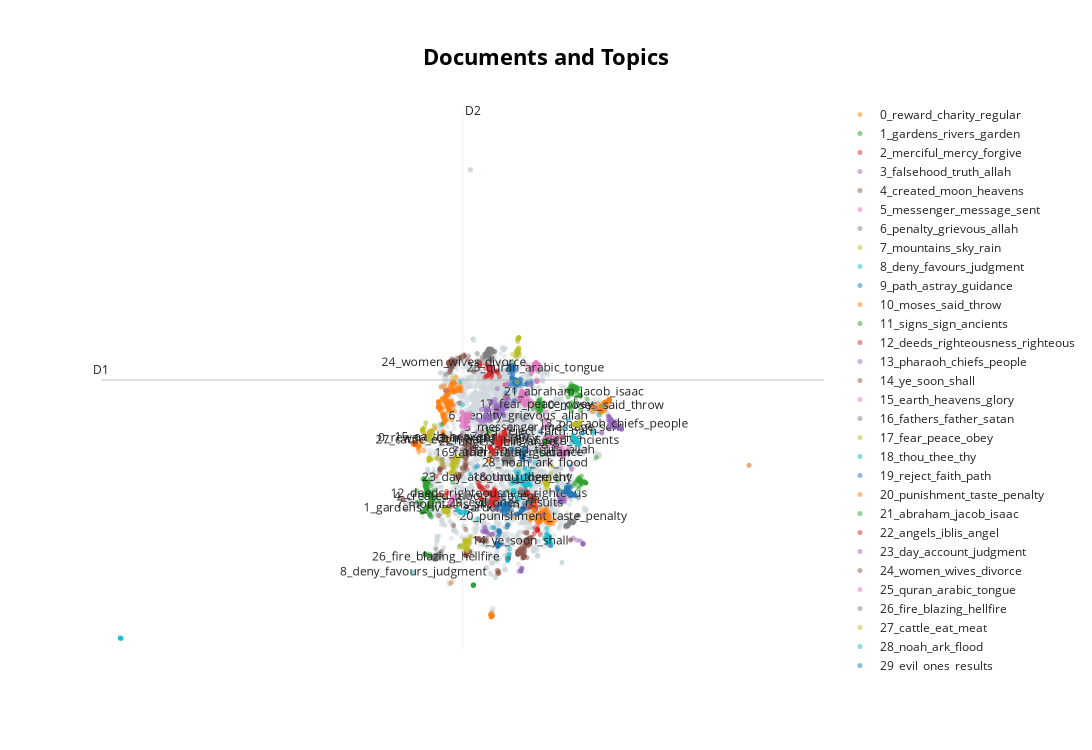

Notebook cell for this chart:
### Code cell
berto.visualize_documents(dataset['text'])
